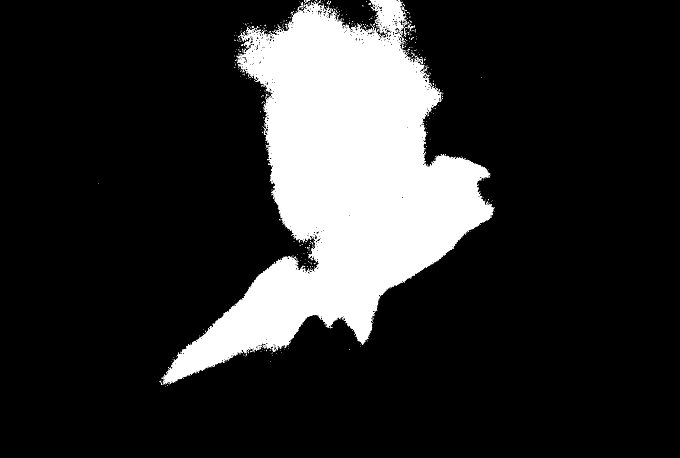
#> input picture img.jpg, 680 x 458 px
$ python flight.py
#> lines starting #> are read from the running program, lines starting #| are printed output that depends on the picture; after the words box and inside, x2 and y2 are one past the last pixel; in counts of white or black regions, pixels touching at a corner belong together

##### this program is to find the windows in the image with a given pixel density. The window can be defined of any
##### any pixel by pixel dimansion. This script is useful for finding areas of high vibration in an image taken from
##### rolling shutter cameras. For the example image, experimental flight images of birds is taken.

################# Importing necessary libraries ############3333
import numpy as np
import cv2
from matplotlib import pyplot as plt
import math
#from numba import jit

 ################ reading thresholded image and finding the edges of the object ###########33

img = cv2.imread('img.jpg',0)
#> img is the input picture: shape (458, 680); min 0, max 255, mean 45.7
edges = cv2.Canny(img,100,200)
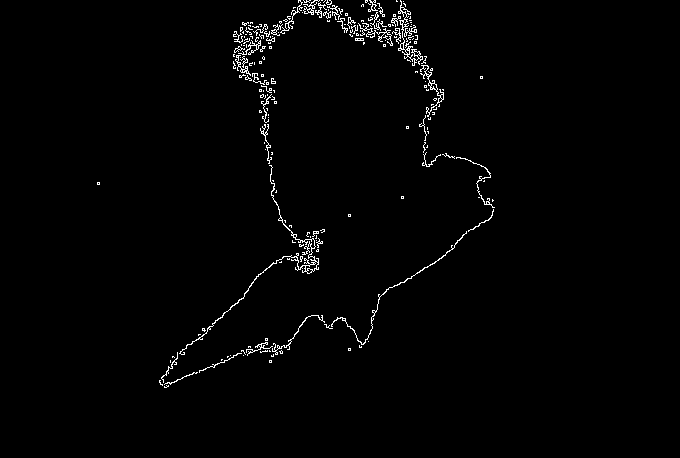
#> edges: shape (458, 680); 1.4% white in thin lines or dots, all inside (x1, y1, x2, y2) = (97, 0, 495, 388)
edge = 'edge'+'IMG_1956'+'.png'
cv2.imwrite(edge,edges)
cv2.imshow('image',edges)
cv2.waitKey(1000)
cv2.destroyAllWindows()

################# Initializing necessary variables ################################################

ans = []
yhdata = []
xhdata = []
yvdata = []
xvdata = []
x = 0
y = 0
dx = 0
dy = 0
t = 0
d = 0

################### fnding the x and y coordinates of the edges ###############################################

edges = np.array(edges)
ans = np.nonzero(edges)
#> ans = 4414 positions, rows 0 to 387, columns 97 to 494
ans = np.array(ans)

##################### creating a density array which stores density of every window of the image ###############

#> (the run stopped early here; a loop or call above may not have finished)

$ run again, with edgeimages1160.png saved as img.jpg
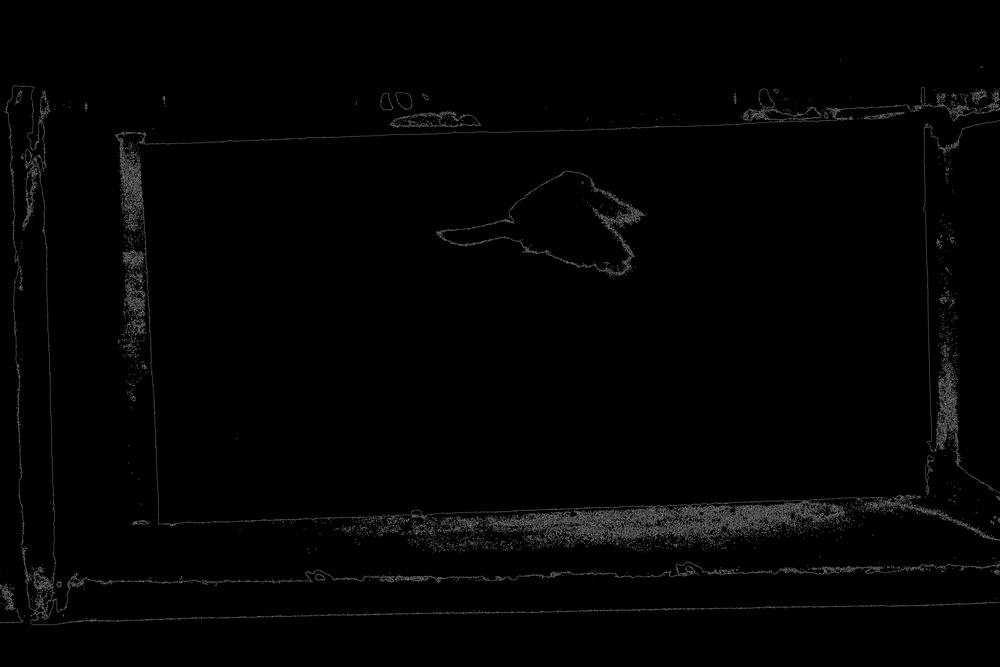
#> input picture edgeimages1160.png, 1000 x 667 px, shrunk from 5184 x 3456 before the run
#> img is the input picture: shape (667, 1000); min 0, max 139, mean 3
#> `edges = cv2.Canny(img,100,200)`:
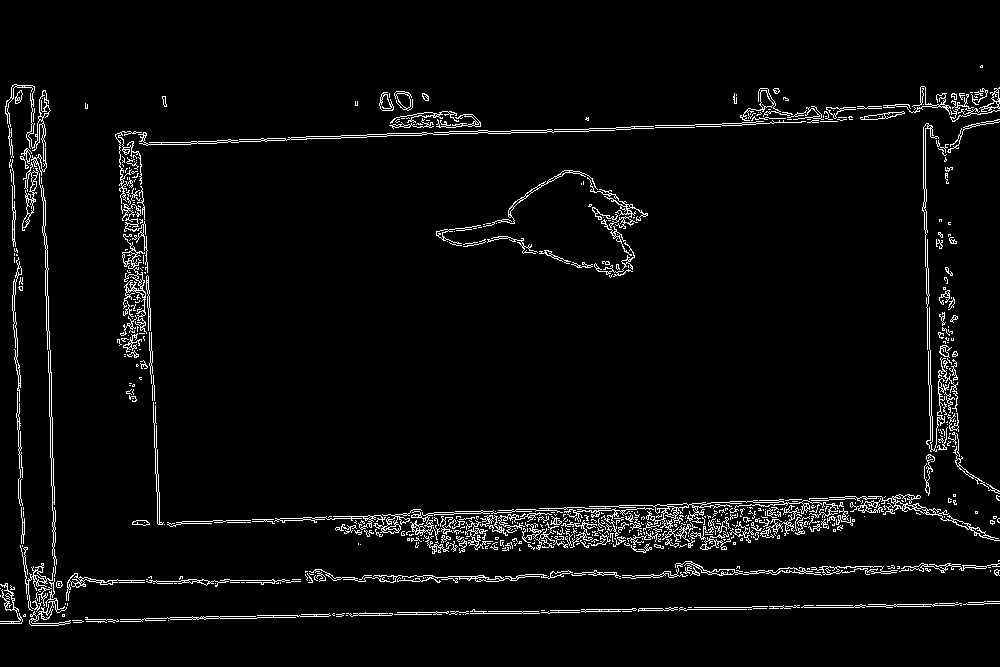
#> edges: shape (667, 1000); 3.9% white in thin lines or dots, all inside (x1, y1, x2, y2) = (0, 65, 1000, 626)
#> ans = 25784 positions, rows 65 to 625, columns 0 to 999

$ run again, with edgeimages1170.png saved as img.jpg
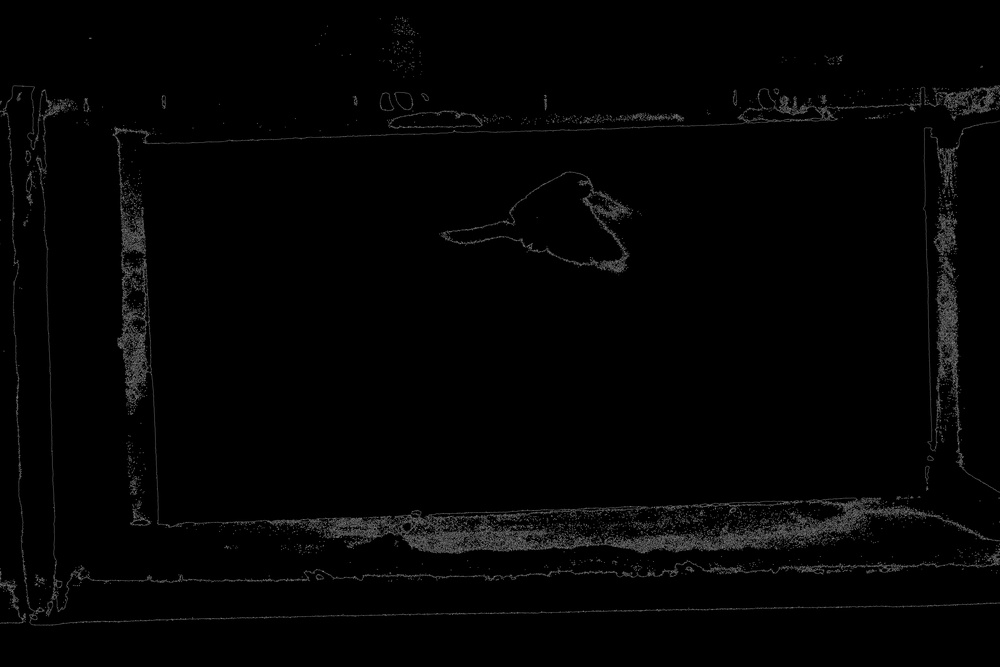
#> input picture edgeimages1170.png, 1000 x 667 px, shrunk from 5184 x 3456 before the run
#> img is the input picture: shape (667, 1000); min 0, max 149, mean 3.5
#> `edges = cv2.Canny(img,100,200)`:
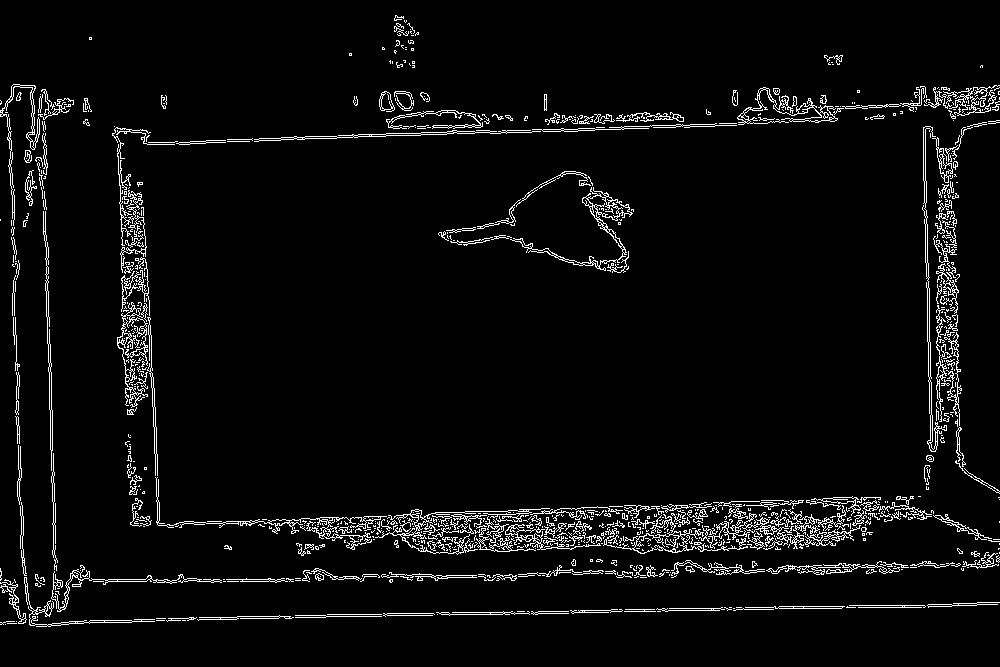
#> edges: shape (667, 1000); 4.4% white in thin lines or dots
#> ans = 29503 positions, rows 15 to 626, columns 0 to 999

$ run again, with res.png saved as img.jpg
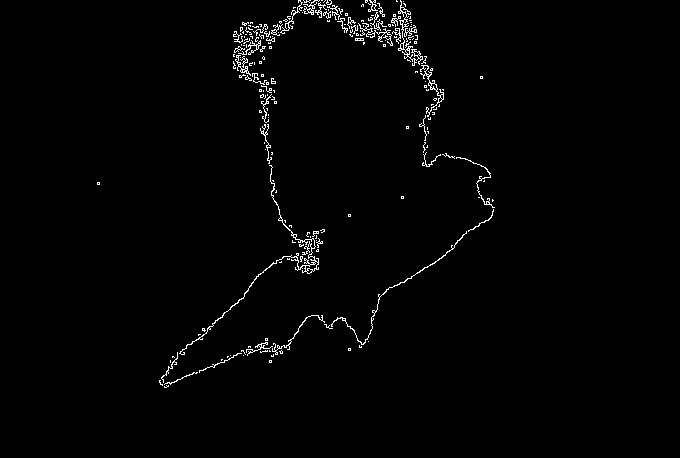
#> input picture res.png, 680 x 458 px
#> img is the input picture: shape (458, 680); min 0, max 255, mean 3.6
#> `edges = cv2.Canny(img,100,200)`:
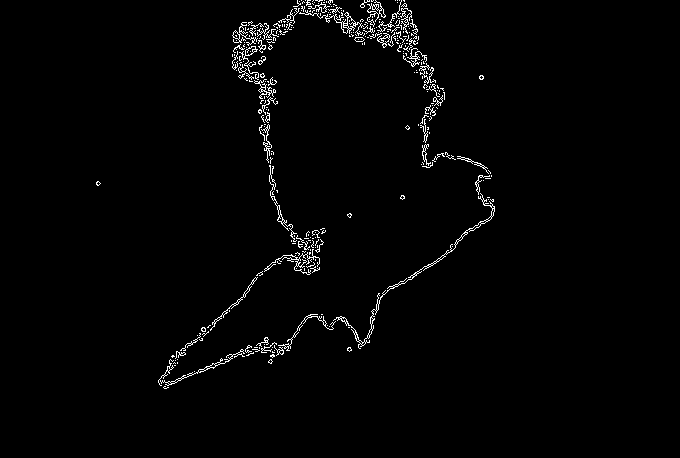
#> edges: shape (458, 680); 1.7% white in thin lines or dots, all inside (x1, y1, x2, y2) = (96, 0, 495, 389)
#> ans = 5185 positions, rows 0 to 388, columns 96 to 494
